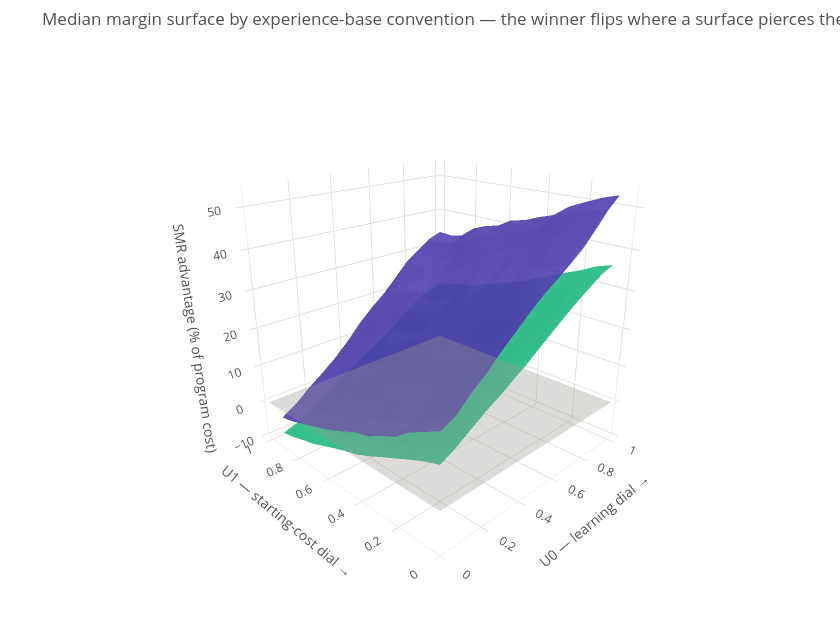

The cell this chart's notebook holds for it:
### Markdown cell above
## W6 — The boundary in 3D (rotate it)

**The question.** None new — this is the pedagogical centerpiece for the regroup: the same
boundary as W4/W5, but rotatable, so the "surface pierces the zero sheet" geometry is visible
directly.

**How to read it.** The vertical axis is the margin (SMR advantage, % of program cost). Two
surfaces = the two experience-base conventions. The flat gray sheet is `m = 0`: **the winner
flips exactly where a surface pierces the sheet.** The full-stock surface (violet) floats above
the sheet almost everywhere — with large's learning diluted by the legacy-fleet credit, SMR
rarely loses; the tiny-base surface (aqua) dips below the sheet over the slow-learning corner —
the same picture W5 showed in 2D. In the scatter below, every point is one world (a 1,500-draw
subsample); hover for its full parameter draw; diamonds are the 18 exported cases.

### Code cell
d = D[REP]
fig = go.Figure()
for conv, name, color in ((0, "tiny-base", C_TINY), (1, "full-stock", C_FULL)):
    cc, g, _ = binned_grid(d, "m_pct", mask=(d["conv_full"] == conv).to_numpy(), nbins=14)
    filled = np.where(np.isnan(g), np.nanmedian(g), g)          # fill rare empty bins for smoothing
    gs = uniform_filter(filled, size=3, mode="nearest")          # light 3x3 smoothing for display
    fig.add_trace(go.Surface(
        x=cc, y=cc, z=gs, name=name, showscale=False, opacity=0.92,
        colorscale=[[0, color], [1, color]],
        hovertemplate=("U0 %{x:.2f} | U1 %{y:.2f} | median margin %{z:.1f}%"
                       f"<extra>{name}</extra>")))
cc0 = np.linspace(0, 1, 2)
fig.add_trace(go.Surface(x=cc0, y=cc0, z=np.zeros((2, 2)), showscale=False, opacity=0.35,
                         colorscale=[[0, MUTED], [1, MUTED]], name="m = 0",
                         hovertemplate="the flip sheet: m = 0<extra></extra>"))
ps.plotly_layout(fig, title="Median margin surface by experience-base convention — "
                            "the winner flips where a surface pierces the gray sheet",
                 width=840, height=640)
fig.update_layout(scene=dict(
    xaxis=dict(title="U0 — learning dial →", gridcolor=GRID, backgroundcolor=SURFACE),
    yaxis=dict(title="U1 — starting-cost dial →", gridcolor=GRID, backgroundcolor=SURFACE),
    zaxis=dict(title="SMR advantage (% of program cost)", gridcolor=GRID, backgroundcolor=SURFACE),
    camera=dict(eye=dict(x=-1.6, y=-1.6, z=0.9))))
fig.show()
print("Legend: aqua = tiny-base, violet = full-stock, gray sheet = the flip (m = 0). "
      "Drag to rotate; the violet (full-stock) surface floats above the sheet almost "
      "everywhere, while the aqua (tiny-base) surface dips below it in the slow-learning "
      "corner - large's best case is the convention that does NOT credit it with the "
      "legacy fleet.")

### Figure 1 — Plotly figure (JSON) as saved in the notebook; plotly's stock layout.template omitted (floating-point values rounded to 4 significant figures; data arrays with more than 128 entries replaced by an {"elided": "..."} marker saying what was removed)
{"data": [{"colorscale": [[0, "#1baf7a"], [1, "#1baf7a"]], "hovertemplate": "U0 %{x:.2f} | U1 %{y:.2f} | median margin %{z:.1f}%<extra>tiny-base</extra>", "name": "tiny-base", "opacity": 0.92, "showscale": false, "type": "surface", "x": [0.03571, 0.1071, 0.1786, 0.25, 0.3214, 0.3929, 0.4643, 0.5357, 0.6071, 0.6786, 0.75, 0.8214, 0.8929, 0.9643], "y": [0.03571, 0.1071, 0.1786, 0.25, 0.3214, 0.3929, 0.4643, 0.5357, 0.6071, 0.6786, 0.75, 0.8214, 0.8929, 0.9643], "z": {"elided": "14x14 float values"}}, {"colorscale": [[0, "#4a3aa7"], [1, "#4a3aa7"]], "hovertemplate": "U0 %{x:.2f} | U1 %{y:.2f} | median margin %{z:.1f}%<extra>full-stock</extra>", "name": "full-stock", "opacity": 0.92, "showscale": false, "type": "surface", "x": [0.03571, 0.1071, 0.1786, 0.25, 0.3214, 0.3929, 0.4643, 0.5357, 0.6071, 0.6786, 0.75, 0.8214, 0.8929, 0.9643], "y": [0.03571, 0.1071, 0.1786, 0.25, 0.3214, 0.3929, 0.4643, 0.5357, 0.6071, 0.6786, 0.75, 0.8214, 0.8929, 0.9643], "z": {"elided": "14x14 float values"}}, {"colorscale": [[0, "#898781"], [1, "#898781"]], "hovertemplate": "the flip sheet: m = 0<extra></extra>", "name": "m = 0", "opacity": 0.35, "showscale": false, "type": "surface", "x": [0.0, 1.0], "y": [0.0, 1.0], "z": [[0.0, 0.0], [0.0, 0.0]]}], "layout": {"font": {"color": "#52514e", "size": 12}, "height": 640, "legend": {"bgcolor": "rgba(0,0,0,0)", "borderwidth": 0}, "margin": {"b": 45, "l": 60, "r": 20, "t": 50}, "paper_bgcolor": "#ffffff", "plot_bgcolor": "#ffffff", "scene": {"camera": {"eye": {"x": -1.6, "y": -1.6, "z": 0.9}}, "xaxis": {"backgroundcolor": "#ffffff", "gridcolor": "#e1e0d9", "title": {"text": "U0 — learning dial →"}}, "yaxis": {"backgroundcolor": "#ffffff", "gridcolor": "#e1e0d9", "title": {"text": "U1 — starting-cost dial →"}}, "zaxis": {"backgroundcolor": "#ffffff", "gridcolor": "#e1e0d9", "title": {"text": "SMR advantage (% of program cost)"}}}, "title": {"text": "Median margin surface by experience-base convention — the winner flips where a surface pierces the gray sheet"}, "width": 840, "xaxis": {"gridcolor": "#e1e0d9", "linecolor": "#c3c2b7", "tickfont": {"color": "#898781"}, "title": {"font": {"color": "#52514e"}}, "zerolinecolor": "#c3c2b7"}, "yaxis": {"gridcolor": "#e1e0d9", "linecolor": "#c3c2b7", "tickfont": {"color": "#898781"}, "title": {"font": {"color": "#52514e"}}, "zerolinecolor": "#c3c2b7"}}}
